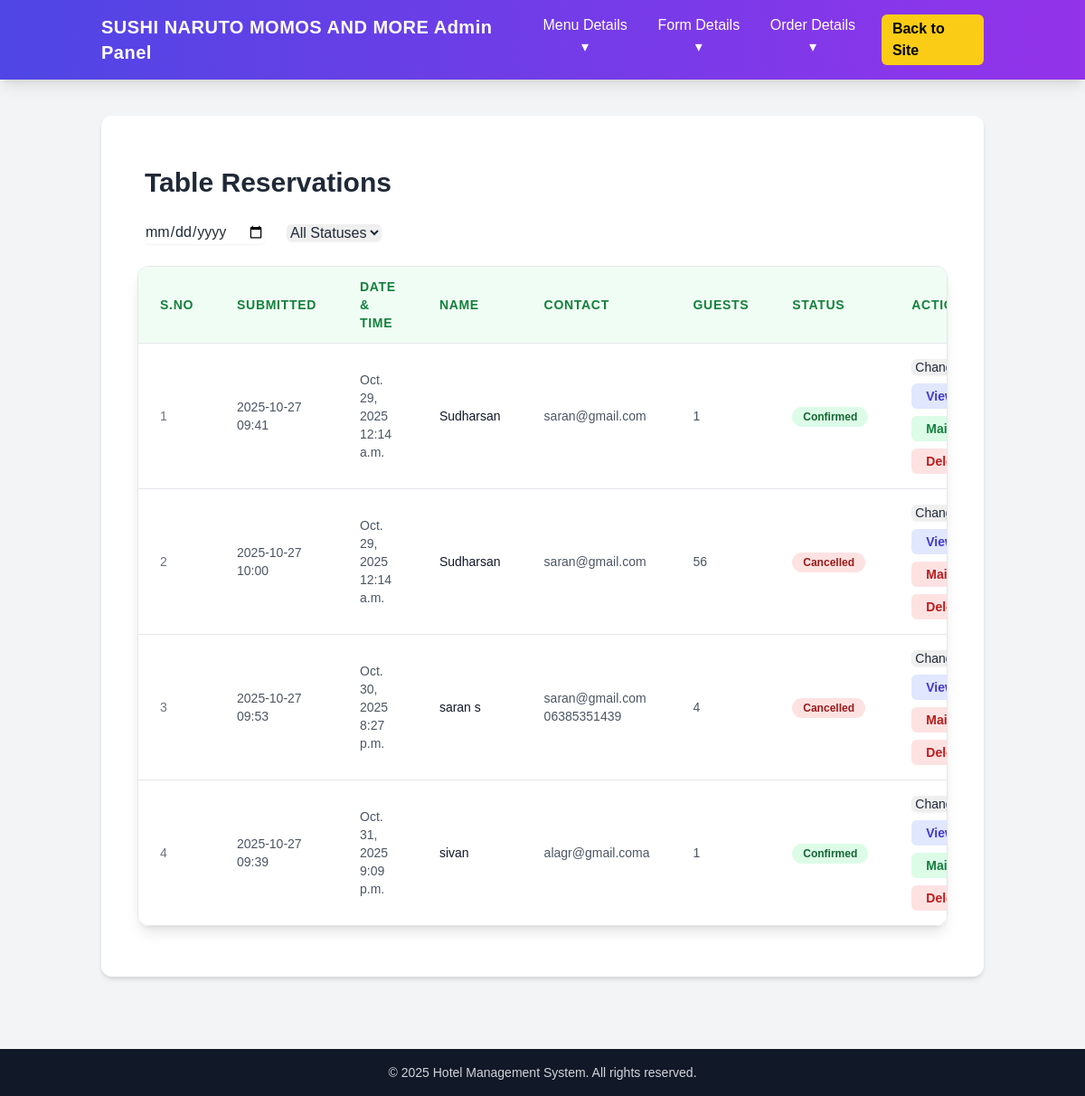
The app's page /admin2/reservations/ (signed in) with its own data.
### sushi/models.py (models this page shows, shortened)
class TableReservation(models.Model):
    name = models.CharField(max_length=100)
    email = models.EmailField()
    phone = models.CharField(max_length=20)
    date = models.DateField()
    time = models.TimeField()
    guests = models.PositiveSmallIntegerField()
    special_requests = models.TextField(blank=True, null=True)
    status = models.CharField(max_length=20, default='pending', choices=[
        ('pending', 'Pending'),
        ('confirmed', 'Confirmed'),
        ('cancelled', 'Cancelled'),
    ])
    created_at = models.DateTimeField(auto_now_add=True)

### sushi/views.py (the view)
# urls.py: path('admin2/reservations/', views.admin_reservations, name='admin_reservations'),
@login_required
def admin_reservations(request):
    if not request.user.is_staff:
        return redirect('admin_login')
    date_filter = request.GET.get('date')
    status_filter = request.GET.get('status')
    reservations = TableReservation.objects.all()
    if date_filter:
        reservations = reservations.filter(date=date_filter)
    if status_filter:
        reservations = reservations.filter(status=status_filter)
    reservations = reservations.order_by('date', 'time')
    return render(request, 'admin2/reservations.html', {
        'reservations': reservations,
        'active_tab': 'reservations'
    })

### sushi/templates/admin2/reservations.html (shortened to what this page needs)
{% extends "admin2/base2.html" %}
{% block content %}
<div class="container mx-auto px-4 py-8">
    <h1 class="text-3xl font-bold mb-6 text-gray-800 flex items-center gap-2">
         Table Reservations
    </h1>
    <div class="mb-6 flex flex-wrap gap-4 items-center">
        <div class="flex items-center gap-2">
            <input type="date" id="dateFilter"
                class="rounded-md border-gray-300 shadow-sm focus:ring-green-400 focus:border-green-400">
        </div>
        <div class="flex items-center gap-2">
            <select id="statusFilter"
                class="rounded-md border-gray-300 shadow-sm focus:ring-green-400 focus:border-green-400">
                <option value="">All Statuses</option>
            </select>
        </div>
    </div>
    <div class="bg-white shadow-lg rounded-xl overflow-x-auto border border-gray-200">
        <table class="min-w-full divide-y divide-gray-200 text-sm">
            <thead class="bg-green-50 text-green-700">
                <tr>
                    <th class="px-6 py-3 text-left font-semibold uppercase tracking-wider">S.No</th>
                    <th class="px-6 py-3 text-left font-semibold uppercase tracking-wider">Submitted</th>
                    <th class="px-6 py-3 text-left font-semibold uppercase tracking-wider">Date & Time</th>
                    <th class="px-6 py-3 text-left font-semibold uppercase tracking-wider">Name</th>
                    <th class="px-6 py-3 text-left font-semibold uppercase tracking-wider">Contact</th>
                    <th class="px-6 py-3 text-left font-semibold uppercase tracking-wider">Guests</th>
                    <th class="px-6 py-3 text-left font-semibold uppercase tracking-wider">Status</th>
                    <th class="px-6 py-3 text-left font-semibold uppercase tracking-wider">Actions</th>
                </tr>
            </thead>
            <tbody id="reservations-tbody" class="bg-white divide-y divide-gray-200">
                {% for reservation in reservations %}
                <tr class="hover:bg-gray-50 transition-all">
                    <td class="px-6 py-4 text-gray-500">{{ forloop.counter }}</td>
                    <td class="px-6 py-4 text-gray-600">{{ reservation.created_at|date:"Y-m-d H:i" }}</td>
                    <td class="px-6 py-4 text-gray-600">{{ reservation.date }} {{ reservation.time }}</td>
                    <td class="px-6 py-4 font-medium text-gray-900">{{ reservation.name }}</td>
                    <td class="px-6 py-4 text-gray-600">
                         {{ reservation.email }}<br>
                         {{ reservation.phone }}
                    </td>
                    <td class="px-6 py-4 text-gray-600">{{ reservation.guests }}</td>
                    <td class="px-6 py-4">
                        <span class="px-3 py-1 rounded-full text-xs font-semibold
                            {% if reservation.status == 'confirmed' %}
                                bg-green-100 text-green-800
                            {% elif reservation.status == 'cancelled' %}
                                bg-red-100 text-red-800
                            {% else %}
                                bg-yellow-100 text-yellow-800
                            {% endif %}
                        ">
                            {{ reservation.status|title }}
                        </span>
                    </td>
                    <td class="px-6 py-4 flex flex-wrap gap-2">
                        <form method="post" action="{% url 'update_reservation_status' reservation.pk %}">
                            <select name="status" onchange="this.form.submit()"
                                class="rounded-md border-gray-300 text-sm shadow-sm focus:ring-green-400">
                                <option value="">Change</option>
                            </select>
                        </form>
                        <a href="{% url 'view_reservation' reservation.pk %}"
                            class="bg-indigo-100 hover:bg-indigo-200 text-indigo-700 font-semibold py-1 px-3 rounded-md flex items-center gap-1 transition">
                             View
                        </a>
                        {% if reservation.status == 'confirmed' %}
                        <a href="#"
                           data-to="{{ reservation.email }}"
                           data-subject="Reservation {{ reservation.pk }} Confirmed"
                           data-body=""
                           onclick="openGmailFromData(this); return false;"
                           class="bg-green-100 hover:bg-green-200 text-green-700 font-semibold py-1 px-3 rounded-md flex items-center gap-1 transition">
                             Mail
                        </a>
                        {% elif reservation.status == 'cancelled' %}
                        <a href="#"
                           data-to="{{ reservation.email }}"
                           data-subject="Reservation {{ reservation.pk }} Cancelled"
                           data-body=""
                           onclick="openGmailFromData(this); return false;"
                           class="bg-red-100 hover:bg-red-200 text-red-700 font-semibold py-1 px-3 rounded-md flex items-center gap-1 transition">
                             Mail
                        </a>
                        {% else %}
                        <span class="text-gray-400 text-sm italic">Pending...</span>
                        {% endif %}
                        <a href="{% url 'delete_reservation' reservation.pk %}"
                            class="bg-red-100 hover:bg-red-200 text-red-700 font-semibold py-1 px-3 rounded-md flex items-center gap-1 transition">
                             Delete
                        </a>
                    </td>
                </tr>
                {% empty %}
                <tr>
                    <td colspan="8" class="px-6 py-6 text-center text-gray-500">No reservations found</td>
                </tr>
                {% endfor %}
            </tbody>
        </table>
    </div>
</div>
{% endblock %}

### sushi/static/css/auth.css (style rules this page uses)
* { margin: 0; padding: 0; box-sizing: border-box; font-family: 'Poppins', sans-serif; }

### records on screen
TableReservation: created_at "2025-10-27 09:41", date "Oct. 29, 2025", time "12:14 a.m.", name "Sudharsan", email "saran@gmail.com", guests "1", status "Confirmed"
TableReservation: created_at "2025-10-27 10:00", date "Oct. 29, 2025", time "12:14 a.m.", name "Sudharsan", email "saran@gmail.com", guests "56", status "Cancelled"
TableReservation: created_at "2025-10-27 09:53", date "Oct. 30, 2025", time "8:27 p.m.", name "saran s", email "saran@gmail.com", phone "06385351439", guests "4", status "Cancelled"
TableReservation: created_at "2025-10-27 09:39", date "Oct. 31, 2025", time "9:09 p.m.", name "sivan", email "alagr@gmail.coma", guests "1", status "Confirmed"
